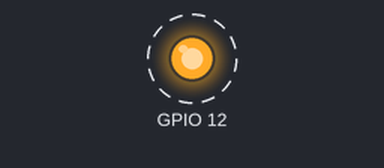
This sketch was run on a simulated ESP32. Parts: output pins drawn as LEDs (lit = HIGH). Dashed ring = blinking.

Above: at 0.5 s.
Timing chart, 0 to 4.6 s (numbered marks = the images above):
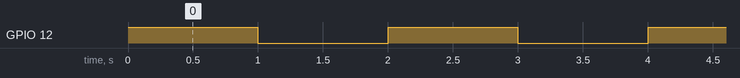

Measured:
- by itself, GPIO 12: alternates HIGH for 1.0 s and LOW for 1.0 s

The sketch:

blink_led.ino
```cpp
void setup() {
  pinMode(T5, OUTPUT);
}

void loop() {
  digitalWrite(T5, HIGH);
  delay(1000);

  digitalWrite(T5, LOW);
  delay(1000);
}
```
